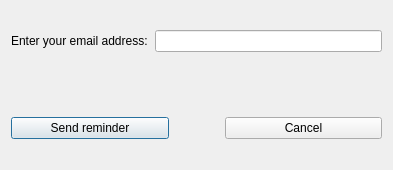
<?xml version="1.0" encoding="UTF-8"?>
<ui version="4.0">
 <class>ForgotUserDataWindow</class>
 <widget class="QDialog" name="ForgotUserDataWindow">
  <property name="geometry">
   <rect>
    <x>0</x>
    <y>0</y>
    <width>393</width>
    <height>170</height>
   </rect>
  </property>
  <property name="windowTitle">
   <string>Send reminder</string>
  </property>
  <layout class="QGridLayout" name="gridLayout_3">
   <item row="0" column="0">
    <layout class="QGridLayout" name="gridLayout">
     <property name="verticalSpacing">
      <number>65</number>
     </property>
     <item row="0" column="0">
      <layout class="QHBoxLayout" name="horizontalLayout" stretch="1,4">
       <property name="spacing">
        <number>7</number>
       </property>
       <item>
        <widget class="QLabel" name="label">
         <property name="text">
          <string>Enter your email address:</string>
         </property>
        </widget>
       </item>
       <item>
        <widget class="QLineEdit" name="emailAddressLineEdit"/>
       </item>
      </layout>
     </item>
     <item row="1" column="0">
      <layout class="QGridLayout" name="gridLayout_2" columnstretch="0,0">
       <property name="horizontalSpacing">
        <number>56</number>
       </property>
       <property name="verticalSpacing">
        <number>6</number>
       </property>
       <item row="0" column="0">
        <widget class="QPushButton" name="sendReminderButton">
         <property name="text">
          <string>Send reminder</string>
         </property>
        </widget>
       </item>
       <item row="0" column="1">
        <widget class="QPushButton" name="cancelButton">
         <property name="text">
          <string>Cancel</string>
         </property>
        </widget>
       </item>
      </layout>
     </item>
    </layout>
   </item>
  </layout>
 </widget>
 <resources/>
 <connections/>
</ui>
